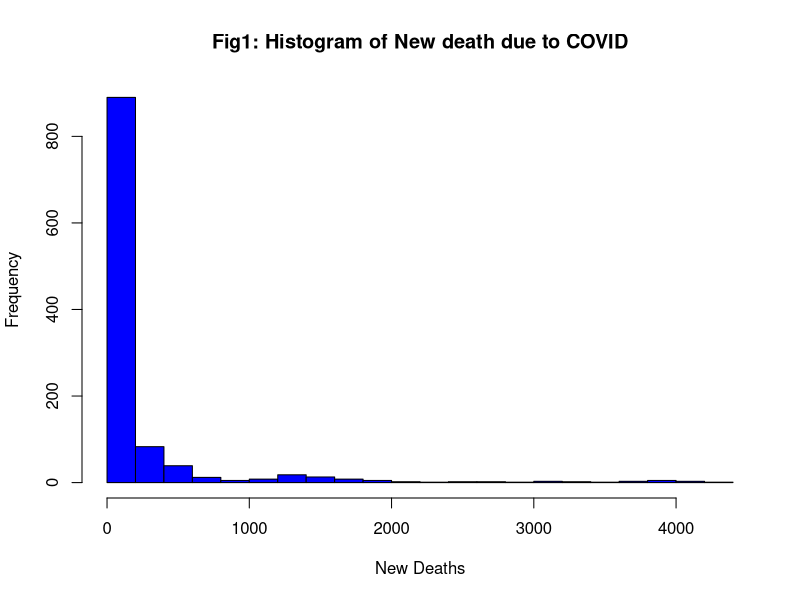
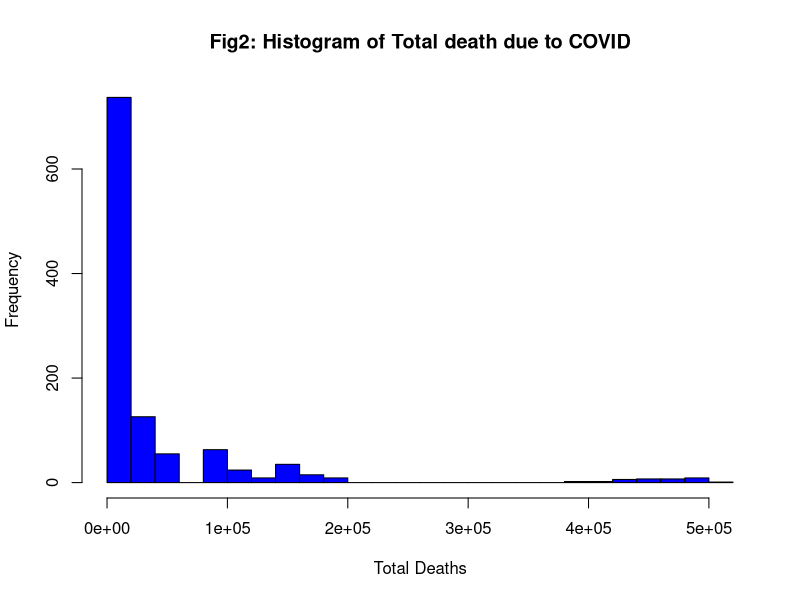

Source code (R) for these figures, in order:
## ---- chunk 1
knitr::opts_chunk$set(echo = TRUE)
## ---- chunk 2
covid <- read.csv(file = 'covid.csv')
hist(covid$new_deaths, 
     breaks = 20,
     main = "Fig1: Histogram of New death due to COVID",
     axes = TRUE,
     xlab = "New Deaths",
     col = "blue")
hist(covid$total_deaths, 
     breaks = 20,
     main = "Fig2: Histogram of Total death due to COVID",
     axes = TRUE,
     xlab = "Total Deaths",
     col = "blue")
